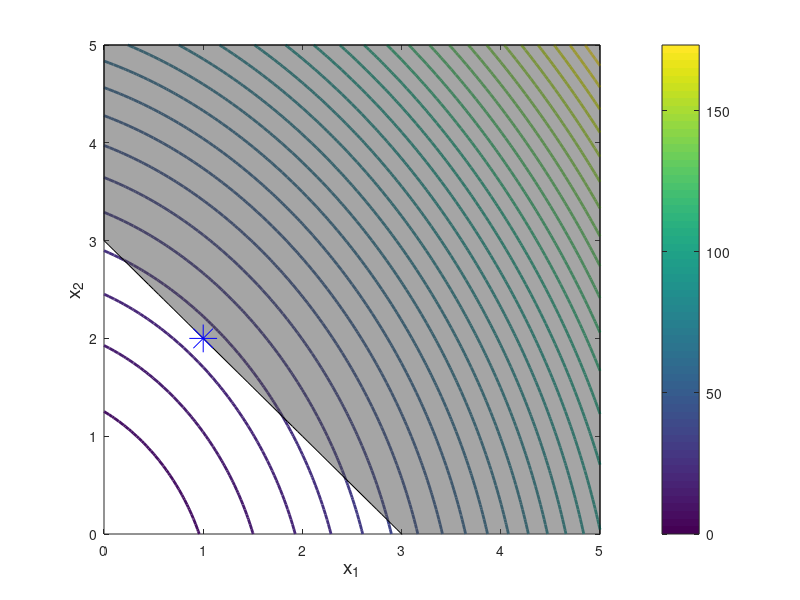

Here is the MATLAB script that generated this plot:
x=0:0.05:5;
y=0:0.05:5;
[X,Y]=meshgrid(x,y);
F=3*X.^2+2*Y.^2+X.*Y+3*X+2*Y+4;

figure,
%v=[0:0.02:0.1,0.2:0.1:1];
[c,h]=contour(X,Y,F,30,'linewidth',2);
xlabel('x_1','fontsize',14),
ylabel('x_2','fontsize',14),
colorbar

%%
yc1=3-x;
hold on
fill([x(1),x,x(end),x(end)],[5,yc1,0,5],[0.3,0.3,0.3],'facealpha',0.5);
hold off
axis([0, 5, 0, 5])

%%

H=[6 1;1 4];
f=[3;2];
A=[-1 0;0 -1;-1 -1];
b=[0; 0; -3];
x=quadprog(H,f,A,b);

hold on
plot(x(1),x(2),'b*','markersize',20)
hold off


